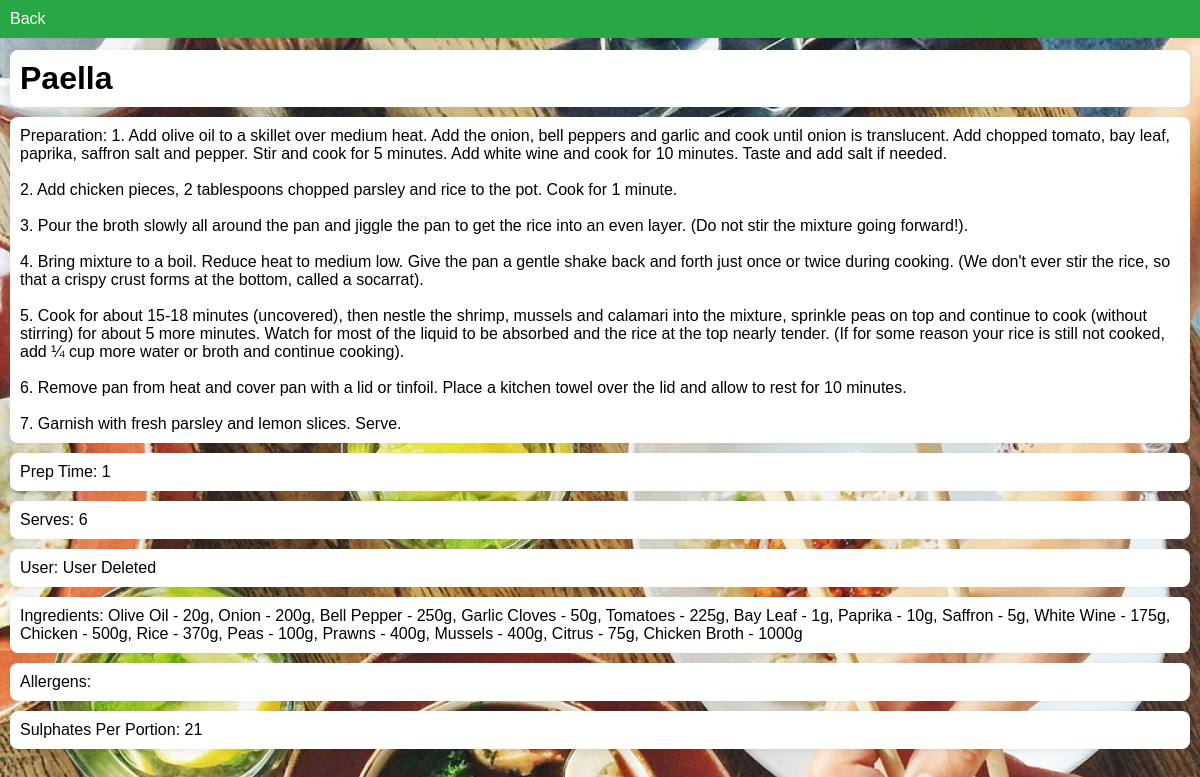
Before: /recipes/8 (signed in) with the older database file.
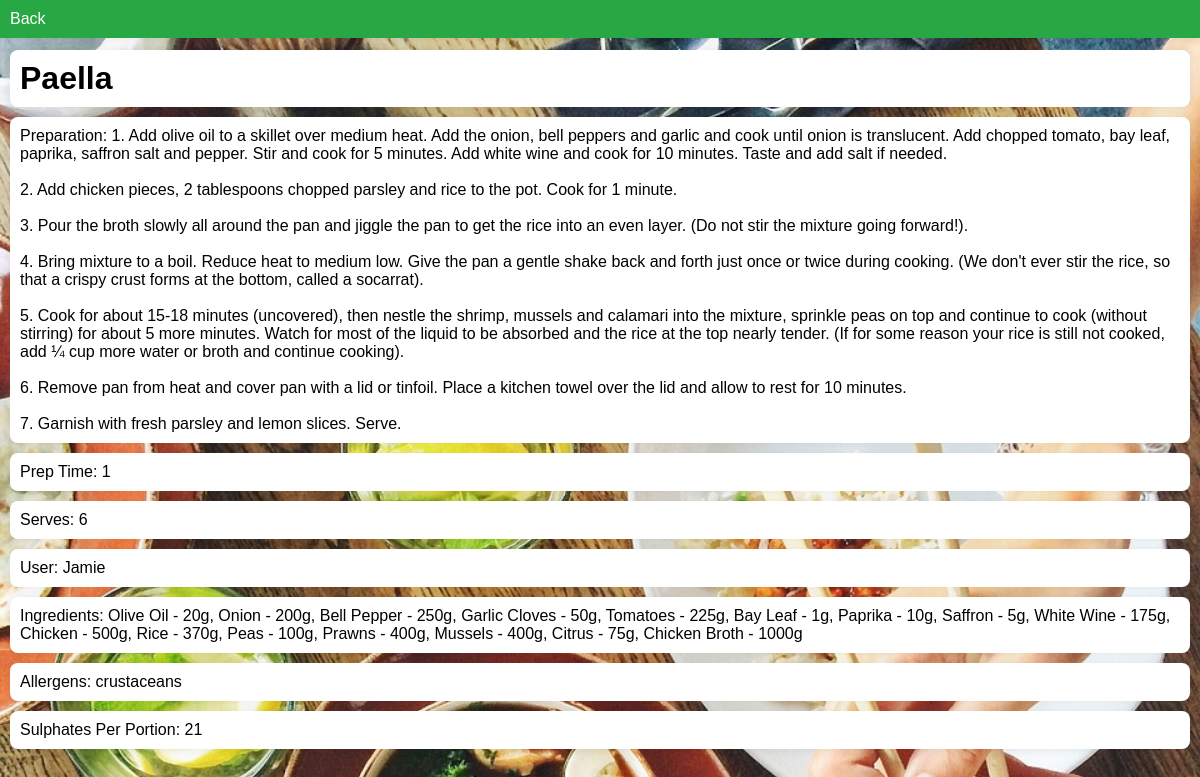
After: the same page with the newer database file.
### recipes/models.py (models this page shows, shortened)
class Recipe(models.Model):
    recipe_id = models.AutoField(primary_key=True)
    user = models.ForeignKey(User,on_delete=models.SET_NULL, null=True)
    recipe_title = models.CharField(max_length=200)
    recipe_ingredients = models.TextField()
    preparation = models.TextField()
    prep_time = models.PositiveIntegerField(default=0)
    serves_num = models.PositiveIntegerField(default=1)
    sulphates_per_portion = models.PositiveIntegerField(default=0)
    allergens = models.CharField(max_length=50, null=True, default = None, blank=True)

### recipes/views.py (the view)
# urls.py: path("<int:recipe_id>", views.view_recipe, name="view_recipe"),
@login_required
def view_recipe(request, recipe_id):
    recipe = get_object_or_404(Recipe, pk=recipe_id)
    return render(request, "recipes/recipe_details.html", {"recipe": recipe})

### recipes/templates/recipes/recipe_details.html (shortened to what this page needs)
<!DOCTYPE html>
<html lang="en">
<head>
    {% load static %}
    <link rel="stylesheet" href="{% static '/css/general.css' %}">
</head>
<body>
    <nav>
        <div>
            <div>
                <a href="{% url 'recipes:view_all_recipes' %}">Back</a>
            </div>
        </div>
    </nav>
    <h1 style="margin-top: 50px;">{{ recipe.recipe_title }}</h1>
    <p>Preparation: {{ recipe.preparation|linebreaksbr }}</p>
    <p>Prep Time: {{ recipe.prep_time }}</p>
    <p>Serves: {{ recipe.serves_num }}</p>
    <p>User:
        {% if recipe.user == None %}
        User Deleted
        {% else %}
        {{ recipe.user.username }}
        {% endif %}</p>
    <p>Ingredients: {{ recipe.recipe_ingredients }}</p>
    <p>Allergens: {{ recipe.allergens }}</p>
    <p>Sulphates Per Portion: {{ recipe.sulphates_per_portion }}</p>
</body>
</html>

Changed rows visible on the page:
changed Recipe "Paella": user.username (not shown) → "Jamie"; allergens (not shown) → "crustaceans"
Other visible differences:
text no longer shown: "User Deleted"
